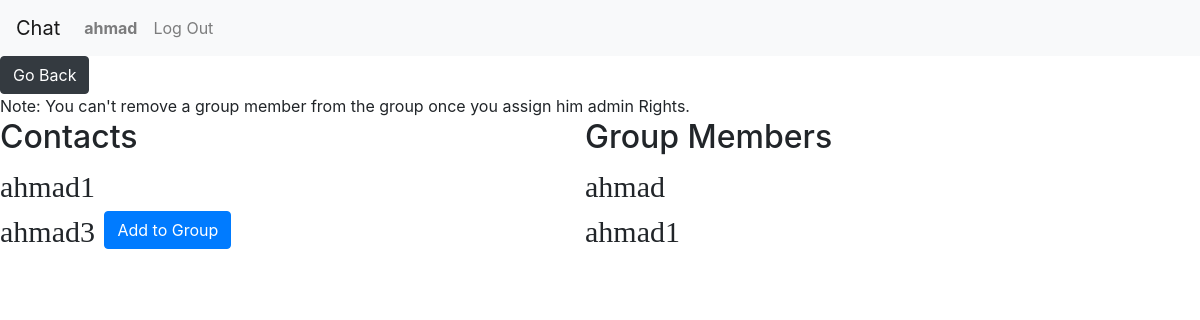
The page /chat/haha/setting (signed in) on the database its author committed.
### chat/models.py (models this page shows, shortened)
class User(AbstractUser):
    status = models.CharField(max_length=7,null=True)
    pass

class contacts(models.Model):
    User = models.ForeignKey(User,on_delete=models.CASCADE,related_name="User")
    contact=models.CharField(max_length=30)
    channel=models.CharField(max_length=30)

### chat/views.py (the view)
# urls.py: path('chat/<str:name>/setting', views.setting, name='setting'),
def setting(request,name):
    lx=""
    dj=[]
    jb=[]
    lq=""
    creator=False
    if request.user.is_authenticated:
        if not groupadmin.objects.filter(User_id=request.user.id,group_id=groups.objects.get(group_name=name).id):
            return  HttpResponseRedirect('/')
        else:
            lx = contacts.objects.filter(User_id=request.user.id)
            dpo=[]
            mx = groupadmin.objects.filter(group_id=groups.objects.get(group_name=name).id)
            for cv in mx:
                dpo.append(User.objects.get(id=cv.User_id))
            la = User.objects.filter()
            lq = groupcontact.objects.filter(group_id=groups.objects.get(group_name=name).id)
            for nb in lq:
                jb.append(User.objects.get(id=nb.members))
            for kn in lx:
                dj.append(User.objects.get(username=kn.contact))
                creator=False
                if not groupcreator.objects.filter(group_id=groups.objects.get(group_name=name).id,User_id=request.user.id):
                    creator=True
                else:
                    creator=False
        return render(request, 'chat/setting.html', {
                    'room_name':name,
                    'id':request.user.id,
                    'contacts':lx,
                    'groupy':jb,
                    'admin':dpo,
                    'back':True,
                    'creator':creator
                })

### chat/templates/chat/setting.html (shortened to what this page needs)
{% extends "chat/layout.html" %}
{% block body %}
<!DOCTYPE html>
<html>
<head>
</head>
<body>
    {% if back %}
    <form action="{% url 'contact' name=room_name   %}">
        <input type="submit" class="btn btn-dark" value="Go Back" />
    </form>
    {% endif %}
    {% if user.is_authenticated %}
<div class="container">
    <a id="note">Note: You can't remove a group member from the group once you assign him admin Rights.</a>
    <div class="row">
      <div class="col-sm">
        <h2 id="hx2">Contacts</h2>
        {% for contact in contacts %}
    <div class="contacts">
        <a  class="username">{{ contact.contact }}</a>
        <button class="btn btn-primary" id="add" class="add"> Add to Group </button>
    </div>
    {% endfor %}
      </div>
      <div class="col-sm">
        <h2 id="hx3">Group Members</h2>
        {% for group in groupy  %}
    <div class="groups">
        <a class="username">{{ group.username }}</a>
    </div>
    {% endfor %}
</div>
      </div>
    </div>
    {% endif %}
    {% endblock %}

### chat/templates/chat/layout.html (shortened to what this page needs)
{% load static %}
<!DOCTYPE html>
<html lang="en">
    <head>
        <link rel="stylesheet" href="https://stackpath.bootstrapcdn.com/bootstrap/4.4.1/css/bootstrap.min.css">
        <link href="{% static 'chat/styles.css' %}" rel="stylesheet">
    </head>
    <body>
        <nav class="navbar navbar-expand-xl navbar-light bg-light">
            <a class="navbar-brand" href="#">Chat</a>
            <div>
              <ul class="navbar-nav mr-auto">
                {% if user.is_authenticated %}
                    <li class="nav-item">
                        <a class="nav-link" id="usercx"><strong>{{ user.username }}</strong></a>
                    </li>
                {% endif %}
                {% if user.is_authenticated %}
                    <li class="nav-item">
                        <a class="nav-link" href="{% url 'logout' %}">Log Out</a>
                    </li>
                {% endif %}
              </ul>
            </div>
          </nav>
        <div class="body">
            {% block body %}
            {% endblock %}
        </div>
    </body>
</html>

### chat/static/chat/styles.css (style rules this page uses)
.contacts { grid-column-start:0; grid-column-end:1; border-color: gray; }
.username { font-size: 30px; font-family: 'Times New Roman', Times, serif; display: inline; }
#hx2 { grid-column-start: 0; grid-column-end: 1; }
#hx3 { grid-column-start: 0; grid-column-end: 1; }
.groups { grid-column-start:0; grid-column-end:1; }
.container { padding: 0px; margin: 0px; }
#add,#remove,#admin,#removeadmin { vertical-align: super; margin-left: 5px; }

### rows shown on the page
User: username "ahmad"
contacts: contact "ahmad1"
contacts: contact "ahmad3"
User: username "ahmad1"
